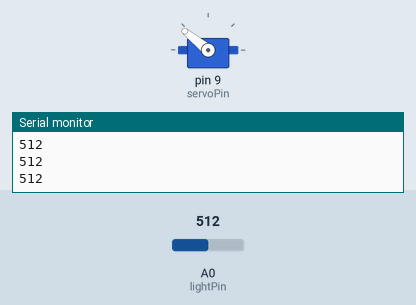
This sketch was run on a simulated Arduino Uno, built with avr-gcc and run on an emulated ATmega328P. Parts: servo, the last lines printed to the serial monitor. The test bench sets the inputs (shaded band); at power-on: A0 (lightPin) = 512.

Above: at 1.2 s.
1.3 s: A0 (lightPin) set to 890
2.8 s: A0 (lightPin) set to 914
At 4.0 s:
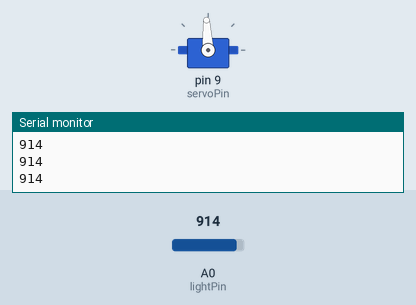
4.3 s: A0 (lightPin) set to 716
At 5.5 s:
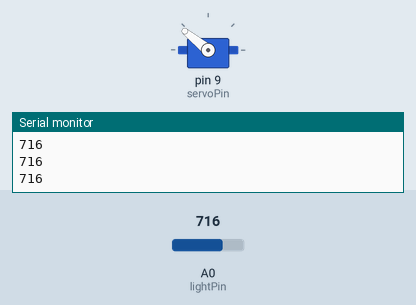
5.8 s: A0 (lightPin) set to 900
At 6.8 s:
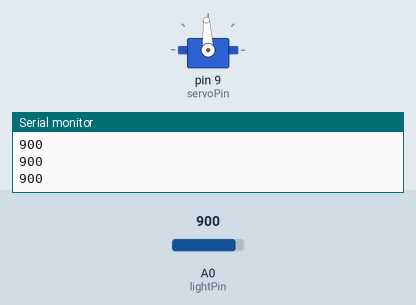
Timing chart, 0 to 8.3 s (numbered marks = the images above; inputs shaded):
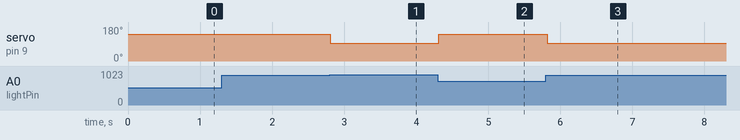

Measured:
- the behaviour switches between 899 and 900 on A0 (lightPin) (found by bisection; images 0 and 1)
- after the input at 2.8 s, servo on pin 9 (servoPin): 141° → 93° at once
- after the input at 4.3 s, servo on pin 9 (servoPin): 93° → 141° at once
- after the input at 5.8 s, servo on pin 9 (servoPin): 141° → 93° at once

The sketch:

Cont_Servo_w_LDR.ino
```cpp
#include <Servo.h>

Servo myServo;

int lightPin= A0;
int lightValue;
int servoPin = 9;
int threshold = 900;


void setup() {
  myServo.attach(servoPin);
  Serial.begin(9600);
  // put your setup code here, to run once:

}

void loop() {

  lightValue = analogRead(lightPin);
  Serial.println(lightValue);

  if (lightValue < threshold) {
    myServo.writeMicroseconds(2000);
  }
  else {
    myServo.writeMicroseconds(1500);
  }

  delay(100);// put your main code here, to run repeatedly:

}
```
